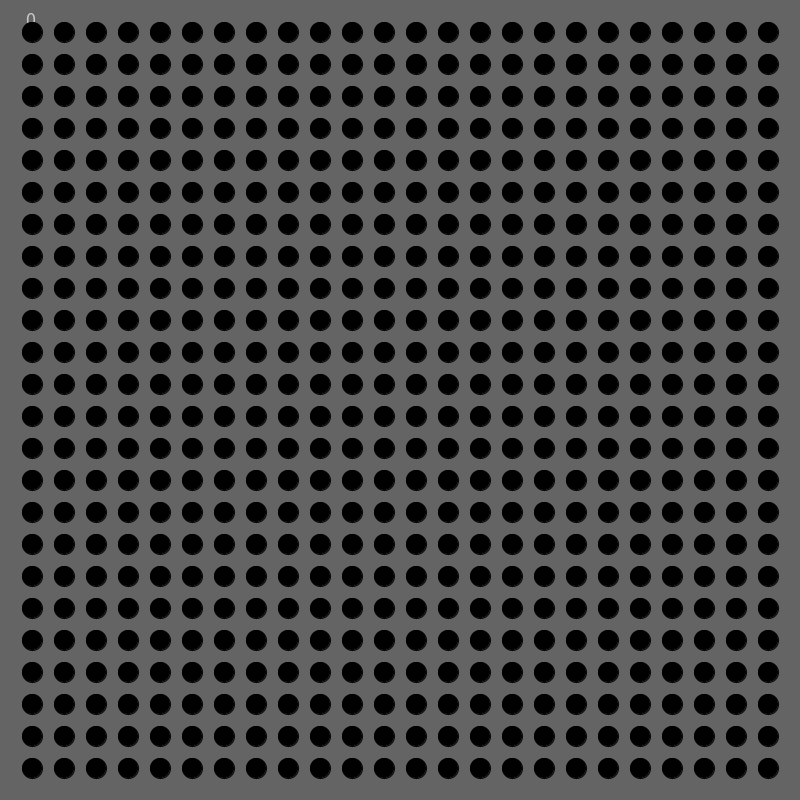
Frame 1 (no input)
Frame 60 (the mouse pressed at the canvas centre just before this capture): identical to frame 1, image omitted
Frame 120 (the mouse held since frame 60 and released just before this capture): identical to frame 1, image omitted

The Processing sketch that drew this single still picture (run headless with seeded random() and noise(); from frame 60 on, the mouse is pressed at the canvas centre):

// Processing sketch: displayWriter
// ── displayWriter.pde
/*

display writer that allows user to draw things and save it to an arduino-readable format

save format is pretty simple. Starts at top left, writes left to right, top to bottom. Once it gets to the end of the frame, starts again with no buffer
byte 1: width
byte 2: height



1: prev frame
2:swaps with another frame
3 next frame
9: copy
0:paste

o: decrease size
p: increase size
l:toggle black dots


add lsh, rsh, ush, and dsh
add undo buffer of at least 5
add save!
properly seperate disp class and program. possible add a dispHandler class

oh and maybe add photo read or transparency

hide black leds button

*/
ArrayList<boolean[][]> frames = new ArrayList<boolean[][]>();
int currentFrame = 0;
int res = 24;

void setup(){
  size(800,800);
  frames.add(new boolean[res][res]);
  textSize(20);
  

  
}

disp d = new disp(res,res);

void draw(){
  background(100);
  fill(200);
  text(currentFrame, width/30, height/30);
  d.draw();
  
}
void keyPressed(){
  print(int(key));
  if(key == CODED){
    if(keyCode == LEFT) d.lsh();
    if(keyCode == RIGHT) d.rsh();
    if(keyCode == UP) d.ush();
    if(keyCode == DOWN) d.dsh();
  }
  if(key == '1'){
    if(currentFrame > 0){
      frames.set(currentFrame,  d.getData());
      currentFrame--;
      d.loadData(frames.get(currentFrame));
    }
  }
  if(key == '2') d.swapCanvas();
  if(key == '3'){
    if(currentFrame < 100 && !d.isEmpty()){
      frames.set(currentFrame,  d.getData());
      currentFrame++;
      if(frames.size() <=currentFrame) frames.add(new boolean[res][res]);
      d.loadData(frames.get(currentFrame));
    }
  }
  if(key == '9'){
    d.copy();
  }
  if(key == '0'){
    d.paste();
  }
  if(key == 'l') d.showBlack = !d.showBlack;
  
}

class disp{
  //(0,0) is top left
  boolean showBlack = true;
  boolean[][] data;
  boolean[][] data2;
  boolean[][] clip;
  int mode = 0;
  int radius = 20;
  disp(int xwidth, int ywidth){
    data = new boolean[xwidth][ywidth];
    data2 = new boolean[xwidth][ywidth];
    clip = new boolean[xwidth][ywidth];
  }
  void draw(){
    if(!mousePressed) mode = 0;
    for(int i = 0; i < data.length; i++){
    for(int j = 0; j < data[i].length; j++){
      if(abs(mouseX - width*(i+1)/(data.length + 1)) < radius*2/3 && abs(mouseY - height*(j+1)/(data[i].length + 1)) < radius*2/3){
        fill(160,100,100);
        ellipse(width*(i+1)/(data.length + 1), height*(j+1)/(data[i].length + 1), radius, radius);
        if(mousePressed) toggle(i,j);
      }
      else if(data[i][j]){
        fill(200,0,0);
        ellipse(width*(i+1)/(data.length + 1), height*(j+1)/(data[i].length + 1), radius, radius);
      }
      //if(data[i][j]) ellipse(width*(i+1)/(data.length + 1), height*(j+1)/(data[i].length + 1), 20, 20);
      else{
        fill(0);
        ellipse(width*(i+1)/(data.length + 1), height*(j+1)/(data[i].length + 1), radius, radius);
      }
    }
  } 
  }
  void toggle(int x, int y){
    if(mode == 0){
      data[x][y] = !data[x][y];
      if(data[x][y]) mode = 2;
      else mode = 1;
    }
    else if(mode == 1) data[x][y] = false;
    else if(mode == 2) data[x][y] = true;
  }
  void setPt(int x, int y, boolean b){
    data[x][y] = b;
  }
  void setRow(int r, boolean b){
    for(int i = 0; i < data.length; i++) data[i][r] = b;
  }
  void setColumn(int c, boolean b){
    for(int i = 0; i < data[0].length; i++) data[c][i] = b;
  }
  void setAll(boolean b){
    for(int r = 0; r < data.length; r++){
      for(int c = 0; c < data[0].length; c++) data[r][c] = b;
    }
  }
  void loadData(boolean[][] b){
    data = b;
  }
  boolean[][]getData(){
    return data;
  }
  void swapCanvas(){
    boolean[][] temp = data;
    data = data2;
    data2 = temp;
  }
  void copy(){
    for(int r = 0; r < data.length; r++){
      for(int c = 0; c < data[0].length; c++) clip[r][c] = data[r][c];
    }
  }
  void paste(){
    for(int r = 0; r < data.length; r++){
      for(int c = 0; c < data[0].length; c++) data[r][c] = clip[r][c];
    }
  }
  boolean isEmpty(){
    for(int r = 0; r < data.length; r++){
      for(int c = 0; c < data[0].length; c++) if(data[r][c]) return false;
    }
    return true;
  }
  void lsh(){
    boolean[] temp = data[0];
    for(int i = 0; i < data.length-1; i++) data[i] = data[i+1];
    data[data.length-1] = temp;
  }
  void rsh(){
    boolean[] temp = data[data.length-1];
    for(int i = data.length-1; i > 0; i--) data[i] = data[i-1];
    data[0] = temp;
  }
  void ush(){
    for(int i = 0; i < data.length; i++){
      boolean temp = data[i][0];
      for(int j = 0; j < data.length-1; j++) data[i][j] = data[i][j+1];
      data[i][data.length-1] = temp;
    }
  }
  void dsh(){
    for(int i = 0; i < data.length; i++){
      boolean temp = data[i][data.length-1];
      for(int j = data.length-1; j > 0; j--) data[i][j] = data[i][j-1];
      data[i][0] = temp;
    }
  }
}
